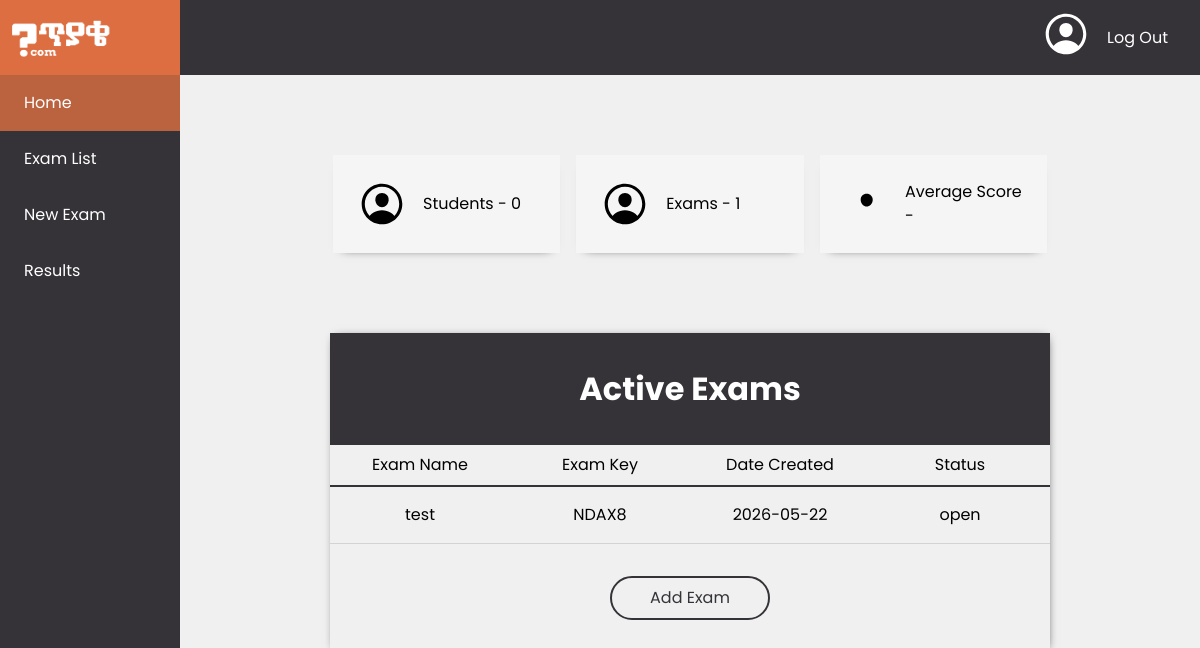
Before: /public/dashboard.php (signed in) with the older database file.
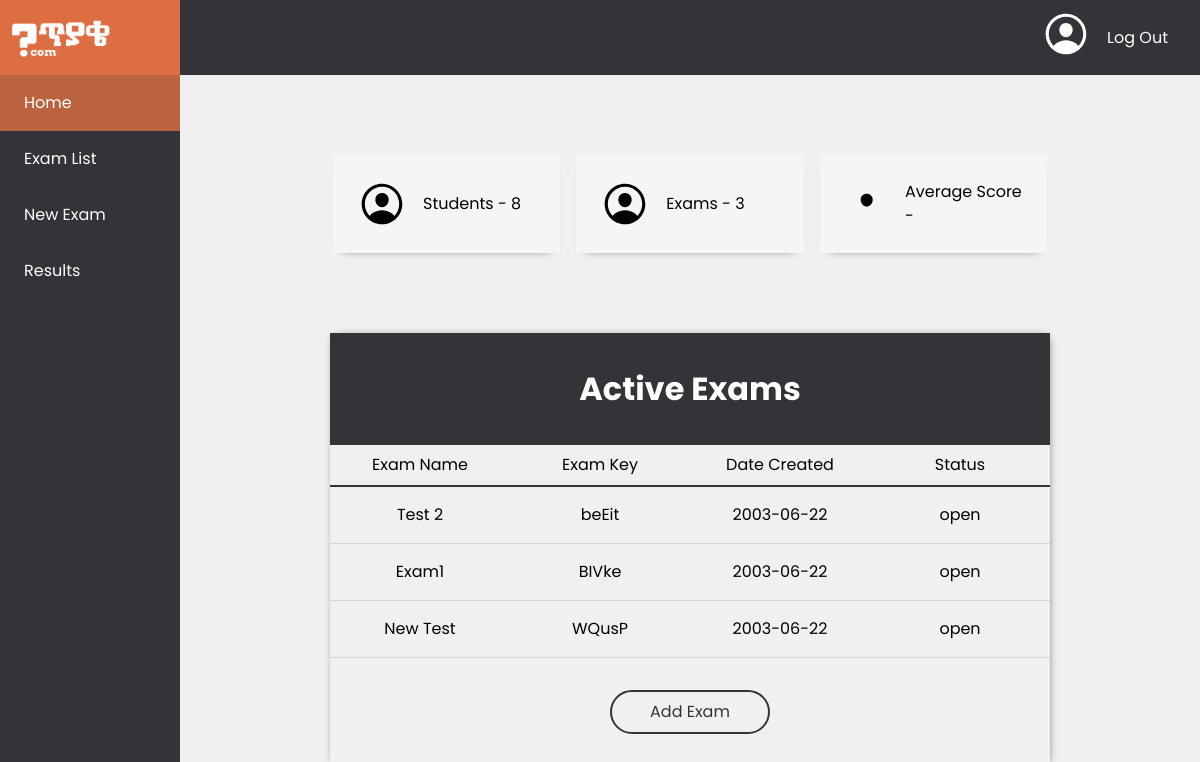
After: the same page with the newer database file.
### tables this page shows
CREATE TABLE `exam` (
  `Name` varchar(60) NOT NULL,
  `CourseID` int(11) DEFAULT NULL,
  `ExamKey` varchar(5) NOT NULL,
  `QuestionID` int(11) DEFAULT NULL,
  `AnswerID` int(11) DEFAULT NULL,
  `ExaminerID` int(11) NOT NULL,
  `Status` varchar(10) DEFAULT NULL,
  `Duration` int(10) NOT NULL,
  `Date` date NOT NULL
);

### public/dashboard.php (the view, shortened to what this page needs)
<!DOCTYPE html>
<html lang="en">
<head>
    <link rel="stylesheet" href="css/style-reset.css" />
    <link rel="stylesheet" href="css/dashboard.css" />
</head>
<body>
    <div class="container">
        <header class="bg-primary">
            <div class="logo-box bg-secondary">
                <img src="./media/teyake_white_fill.png" alt="Teyake Logo" class="logo" />
            </div>
            <div class="nav-right">
                <a href="my_profile.php">
                </a>
                <a href="../index.php?action=logout" class="transition" id="logout">Log Out</a>
            </div>
        </header>
        <main>
            <nav class="sidebar bg-primary">
                <div class="nav-list">
                    <ul>
                        <li class="list-item active">
                            <a href="#">Home</a>
                        </li>
                        <li class="list-item"><a href="#">Exam List</a></li>
                        <li class="list-item"><a href="#">New Exam</a></li>
                        <li class="list-item"><a href="#">Results</a></li>
                    </ul>
                </div>
            </nav>
            <div class="pages-container">
                <div class="page dashboard-home">
                    <div class="stat-container">
                        <div class="stat-card">
                            <p>Students - <span id="studCount">
                            <?php
                                include "../shared/includes/database.php";
                                $student_count_rec = mysqli_query($conn, ("SELECT COUNT(ID) FROM `examinee` INNER JOIN exam ON examinee.ExamKey=exam.ExamKey AND exam.ExaminerID='".$_SESSION['id']."';"));
                                if (mysqli_num_rows($student_count_rec) > 0) {
                                    $row = mysqli_fetch_assoc($student_count_rec);
                                    echo $row['COUNT(ID)'];
                                  }
                                ?>
                                </span></p>
                        </div>
                        <div class="stat-card">
                            <p>Exams - <span id="examCount">
                            <?php
                                include "../shared/includes/database.php";
                                $exam_count_rec = mysqli_query($conn, ("SELECT COUNT(ExamKey) FROM exam WHERE ExaminerID='".$_SESSION['id']."';"));
                                if (mysqli_num_rows($exam_count_rec) > 0) {
                                    $row = mysqli_fetch_assoc($exam_count_rec);
                                    echo $row['COUNT(ExamKey)'];
                                  }
                                ?>
                            </span></p>
                        </div>
                        <div class="stat-card">
                            <svg xmlns="http://www.w3.org/2000/svg" class="account transition" viewBox="0 0 512 512">
                                <title>Person Circle</title>
                                <path
                                    d="M256 144c-19.72 0-37.55 7.39-50.22 20.82s-19 32-17.57 51.93C191.11 256 221.52 288 256 288s64.83-32 67.79-71.24c1.48-19.74-4.8-38.14-17.68-51.82C293.39 151.44 275.59 144 256 144z" />
                            </svg>
                            <p>Average Score - <span id="avgScore"></span></p>
                        </div>
                    </div>
                    <div class="center-content">
                        <div class="active-exams">
                            <h1 class="text-center bg-primary text-white">Active Exams</h1>
                            <div class="exam-list-head">
                                <p class="exam-name">Exam Name</p>
                                <p class="">Exam Key</p>
                                <p class="date-created">Date Created</p>
                                <p class="status">Status</p>
                            </div>
                            <div class="exam-tile-container">
                                <?php
                                include "../shared/includes/database.php";
                                $rec_questionid_row = mysqli_query($conn, ("SELECT Name, ExamKey, Status, Date, Duration FROM `exam` WHERE ExaminerID=\"".$_SESSION['id']."\" AND Status=\"open\""));
                                if (mysqli_num_rows($rec_questionid_row) > 0) {
                                    while($row = mysqli_fetch_assoc($rec_questionid_row)){
                                         echo  '<div class= "exam-tile relative">
                                          <p class="exam-name">'.$row['Name'].'</p>
                                            <p class="exam-key">'.$row['ExamKey'].'</p>
                                            <p class="date-created">'.$row['Date'].'</p>
                                            <p class="status">'.$row['Status'].'</p>
                                            </div>';
                                        }
                                  }
                                ?>
                            </div>
                            <div class="btn-container">
                                <button type="button" id="add-btn" class="bg-primary text-white transition">
                                    Add Exam
                                </button>
                            </div>
                        </div>
                    </div>
                </div>
            </div>
    </div>
</body>
</html>

### public/css/dashboard.css (style rules this page uses)
:root { font-family: "Poppins", sans-serif; --primary-color: rgb(53, 50, 56); --light-text: #d3dedc; --secondary-color: rgb(221, 110, 66); --sidebar-color: #0d363d; --sidebar-width: 15vw; --background-light: rgb(240, 240, 240); }
.bg-primary { background-color: var(--primary-color); }
.bg-secondary { background-color: var(--secondary-color); }
.text-center { text-align: center; }
.text-white { color: #fff; }
.transition { transition: 200ms ease-in-out; }
html { scroll-behavior: smooth; height: 100%; overflow-y: hidden; }
body { height: 100%; overflow-x: hidden; }
.container { min-height: 100vh; }
header { display: flex; justify-content: space-between; align-items: center; color: white; padding-right: 2rem; }
ul { padding: 0; margin: 0; }
.logo-box { min-width: var(--sidebar-width); padding-left: min(2rem, 1vw); padding-block: 1rem; min-height: 100%; }
.logo { width: 100px; }
.nav-right { display: flex; gap: 1rem; align-items: center; }
.account { width: 50px; fill: white; }
main { display: flex; height: 100%; background-color: var(--background-light); }
.sidebar { min-width: var(--sidebar-width); color: white; min-height: 100vh; position: sticky; transition: all 150ms ease; }
.list-item { padding-block: 1rem; padding-left: min(2rem, 2vw); transition: 150ms ease-in-out; }
.list-item.active { background-color: rgb(221, 110, 66, 0.8); }
.dashboard-home { width: 85vw; display: flex; flex-direction: column; align-items: center; }
.stat-container { display: flex; justify-content: space-between; max-width: 70%; gap: 1rem; margin-top: 5rem; }
.stat-container svg { fill: black; }
.stat-card { width: max(10vw, 15rem); display: flex; align-items: center; padding: 1.5rem; background-color: #f5f5f5; gap: 1rem; transition: 200ms linear; box-shadow: 0px 5px 10px -10px; }
.center-content * { max-width: 85vw; }
.center-content { margin-top: 5rem; display: flex; justify-content: center; flex-direction: column; align-items: center; }
.active-exams, .student-results { width: max(40rem, 60vw); box-shadow: 1px 1px 10px -5px; }
.active-exams h1, .student-results h1 { padding-block: 2rem; }
.exam-list-head { display: grid; grid-template-columns: repeat(4, minmax(0, 1fr)); place-items: center; padding-block: 0.5rem; border-bottom: 2px solid var(--primary-color); }
.exam-tile { display: grid; place-items: center; grid-template-columns: repeat(4, minmax(0, 1fr)); grid-auto-columns: max-content; padding-block: 1rem; border-bottom: 1px solid lightgray; transition: 100ms linear; }
.exam-tile > * { width: fit-content; }
.btn-container { display: flex; justify-content: center; margin-block: 2rem; }
#add-btn { border: 2px solid var(--primary-color); background-color: transparent; color: var(--primary-color); padding: 0.5rem 2rem; border-radius: 1.5rem; width: 10rem; margin: 0 auto; }
.relative { position: relative; }

Changed rows visible on the page:
removed exam: Name "test", ExamKey "NDAX8", Date "2026-05-22", Status "open"
added exam: Name "Test 2", ExamKey "beEit", Date "2003-06-22", Status "open"
added exam: Name "Exam1", ExamKey "BIVke", Date "2003-06-22", Status "open"
added exam: Name "New Test", ExamKey "WQusP", Date "2003-06-22", Status "open"
Other visible differences:
$row['COUNT(ID)']: "0" → "8"
$row['COUNT(ExamKey)']: "1" → "3"
